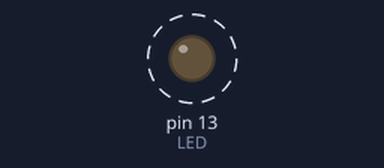
This sketch was run on a simulated Arduino Uno, built with avr-gcc and run on an emulated ATmega328P. Parts: output pins drawn as LEDs (lit = HIGH). Dashed ring = blinking.

Above: at 0.7 s.
Timing chart, 0 to 3.0 s (numbered marks = the images above):
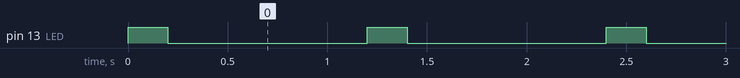

Measured:
- by itself, pin 13 (LED): alternates HIGH for 0.20 s and LOW for 1.0 s

The sketch:

blinkingLED.ino
```cpp
// Blinking LED

const int LED = 13;        // LED is connected to 13 pin.
const int TIME_ON = 200;   // milliseconds.
const int TIME_OFF = 1000; // milliseconds.

void turnOnLED()
{
  digitalWrite(LED, HIGH);
}

void turnOffLED()
{
  digitalWrite(LED, LOW);
}


void setup()
{
  pinMode(LED, OUTPUT);
}

void loop()
{
  turnOnLED();
  delay(TIME_ON);
  turnOffLED();
  delay(TIME_OFF);
}
```
